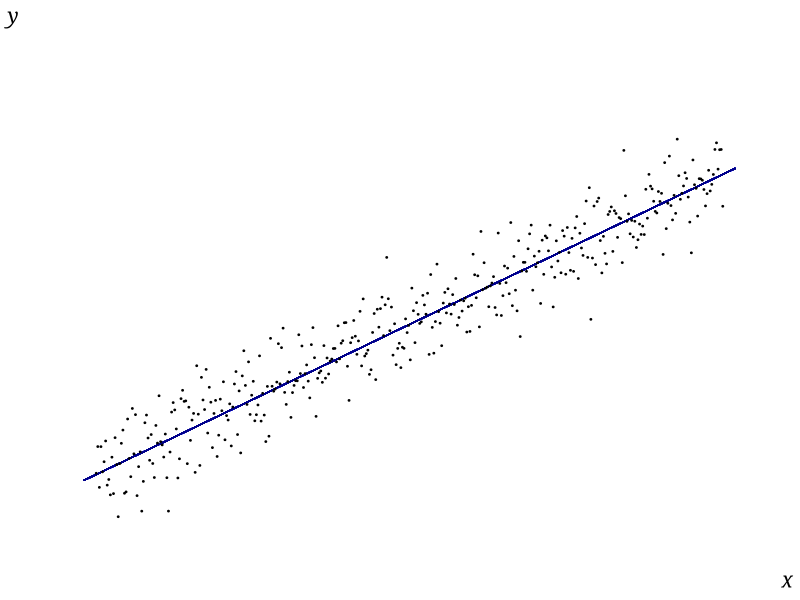
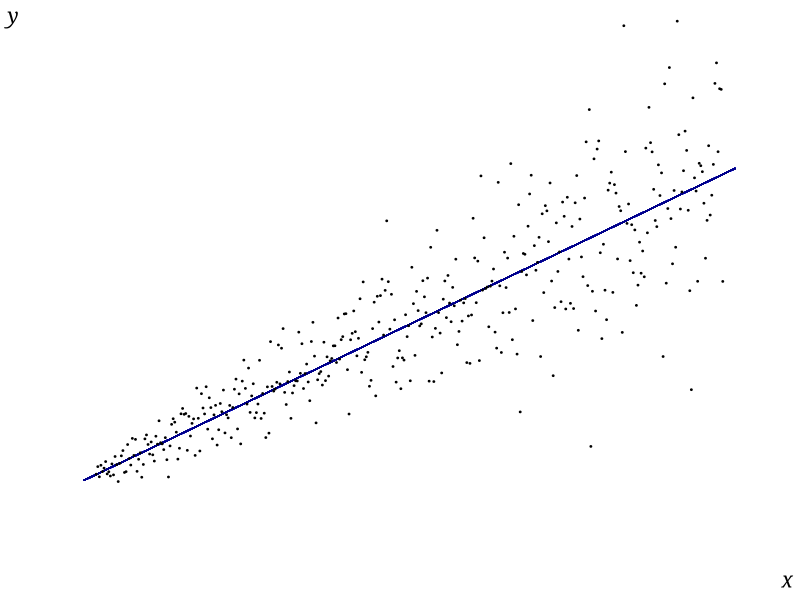
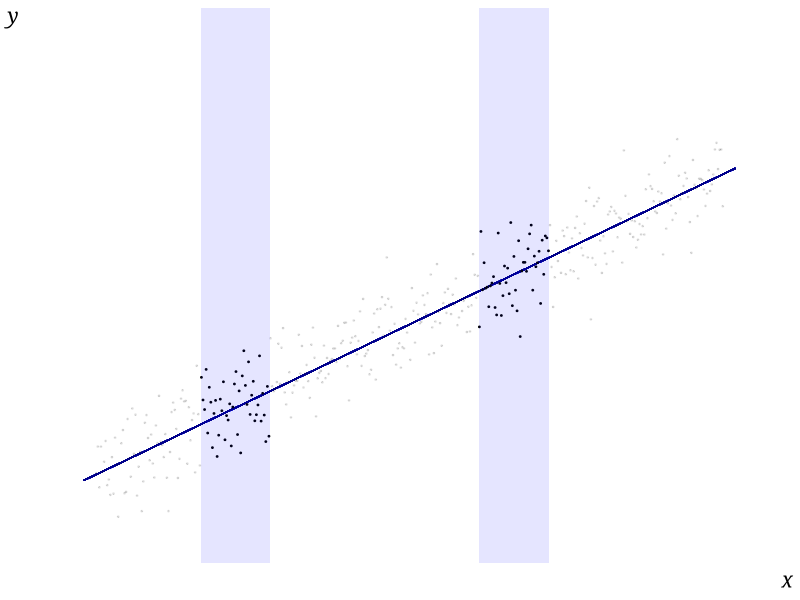
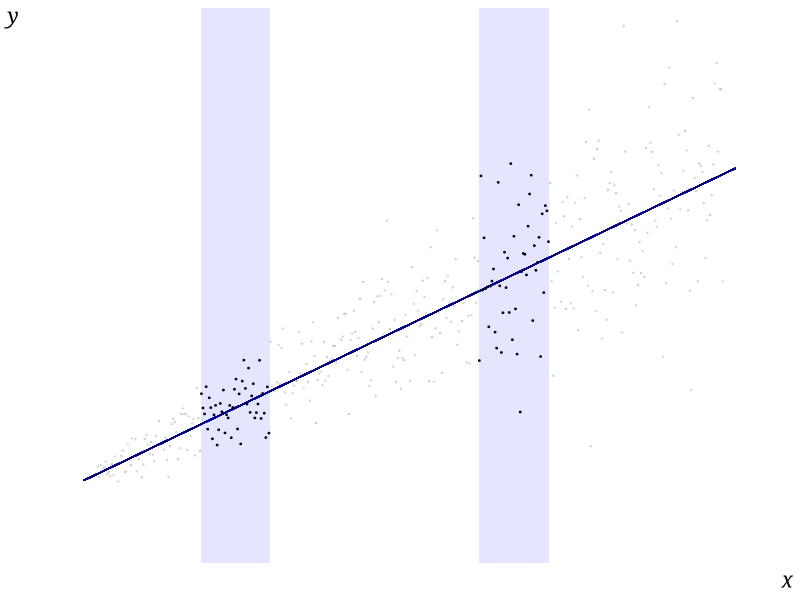

Reproduce these figures in R, in order.
## ---- chunk 1
#| output: false

options(tidyverse.quiet = TRUE)
library(tidyverse)
library(rlang, warn.conflicts = FALSE)


# Función que crea las variables que se representarán 
# en el gráfico
mkdb <- function(pars) {
  # Comprueba que se ha especificado semilla para generador 
  # de números aleatorios
  if (!is.null(pars$seed))
    set.seed(pars$seed)

  # Variable x equiespaciada
  x <- seq(pars$rangex[1], pars$rangex[2], 
           length.out = pars$n)

  # Fórmula para la varianza
  if (is_formula(pars$sigma))
    sdu <- eval_tidy(f_rhs(pars$sigma))
  else
    sdu <- pars$sigma
  
  # Término de error
  u <- rnorm(pars$n, mean = 0, sd = sdu)
  
  # Variable dependiente
  y <- pars$beta[1] + pars$beta[2] * x + u
  
  # Devuelve base de datos con las variables generadas
  tibble(y, x, u)
}

base_plot <- function(data, mapping) {
  ggplot(data = data, mapping = mapping) +
    theme_classic() +
    theme(axis.title.x =
            element_text(family = "Georgia", face = "italic",
                         size = 15, angle = 0, hjust = 1,
                         margin = 
                           margin(t = 0.08, unit = "inches")),
          axis.title.y =
            element_text(family = "Georgia", face = "italic", 
                         size = 15, angle = 0, hjust = 1,
                         margin = margin(r = 0.08, unit = "inches")),
          axis.line =
            element_line(colour = 'black', linewidth = 0.5,
                         lineend = "round",
                         arrow = grid::arrow(ends = "last", type = "closed",
                                             angle = 22.5,
                                             length = unit(0.05, "inches"))))
}

mkplot <- function(data, pars, shades = NULL) {
  # Reserva espacio en blanco en los márgenes del
  # gráfico
  dx <- (pars$rangex[2] - pars$rangex[1]) / 50
  x0 <- pars$rangex[1] - dx
  x1 <- pars$rangex[2] + dx
  y0 <- pars$beta[1] + pars$beta[2] * x0
  y1 <- pars$beta[1] + pars$beta[2] * x1

  # Gráfico con la FRP
  base_plot <- base_plot(data, aes(x, y)) +
    geom_segment(aes(x = x0, xend = x1, y = y0, yend = y1),
                 linewidth = 0.4, colour = "DarkBlue") +
    scale_y_continuous(expand = c(0, 0),
                       limits = pars$ylimits,
                       breaks = NULL) +
    scale_x_continuous(expand = c(0, 0),
                       limits = pars$xlimits,
                       breaks = NULL) +
    ylab("y") + xlab("x")

  # Zonas sombreadas
  if (is.null(shades))
    final_plot <- base_plot + geom_point(size = 0.3)
  else {
    # Determina qué puntos están dentro de cada una 
    # de las zonas sombreadas  
    in_shades <- 
      reduce(map(shades, 
                 ~ between(db$x, .x[1], .x[2])), 
             `|`)
    # Estilo semitransparente para los puntos fuera 
    # de las zonas sombreadas
    final_plot <- base_plot +
      geom_point(data = filter(data, !in_shades), 
                 alpha = 0.1, size = 0.3) +
      geom_point(data = filter(data, in_shades), 
                 size = 0.3)
    # Zonas sombreadas
    for (sx in shades) {
      final_plot <- final_plot +
        annotate("rect", 
                 xmin = sx[1], xmax = sx[2],
                 ymin = pars$ylimits[1], 
                 ymax = pars$ylimits[2],
                 alpha = .1, fill = "Blue")
    }
  }

  final_plot
}

pars <- list(
  seed = 12101492,
  n = 400,
  rangex = c(1, 10),
  sigma = 45,
  beta = c(100, 60),
  ylimits = c(0, 1000),
  xlimits = c(0, 11)
)

db <- mkdb(pars)

pars_het <- pars
pars_het$sigma <- ~ 1 + 10 * x + 0.5 * x^2

db_het <- mkdb(pars_het)
## ---- chunk 2
#| label: fig-het
#| layout-ncol: 2
#| fig-subcap: 
#|   - "Homoscedasticidad"
#|   - "Heteroscedasticidad"
#| fig-cap: Dispersión alrededor de la función de regresión poblacional
#| fig-width: 3
#| fig-height: 3
mkplot(db, pars)
mkplot(db_het, pars_het)
## ---- chunk 3
#| label: fig-het-shades
#| layout-ncol: 2
#| fig-subcap: 
#|   - "Homoscedasticidad"
#|   - "Heteroscedasticidad"
#| fig-cap: Dispersión alrededor de la función de regresión poblacional
#| fig-width: 3
#| fig-height: 3
shades <- list(c(2.5, 3.5), c(6.5, 7.5))
mkplot(db, pars, shades)
mkplot(db_het, pars_het, shades)
